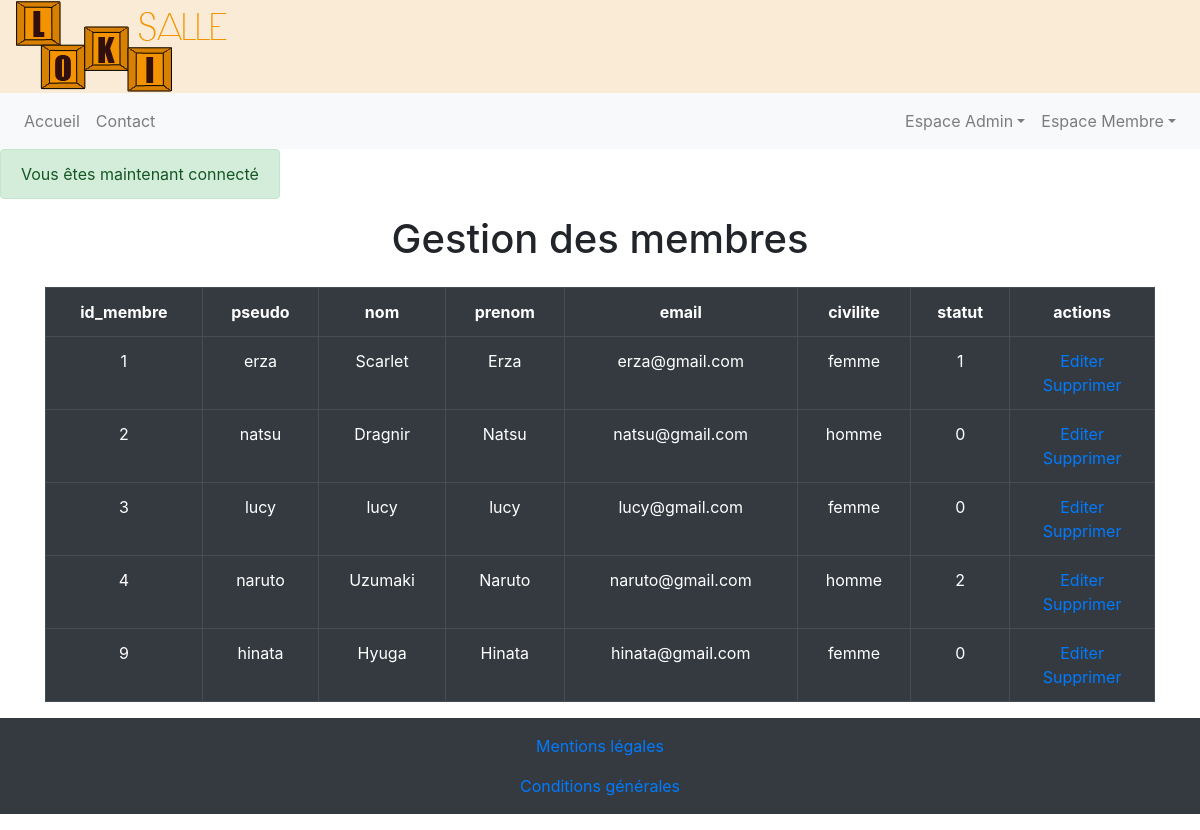
The page /memberManagement.php (signed in) on the database as committed earlier.
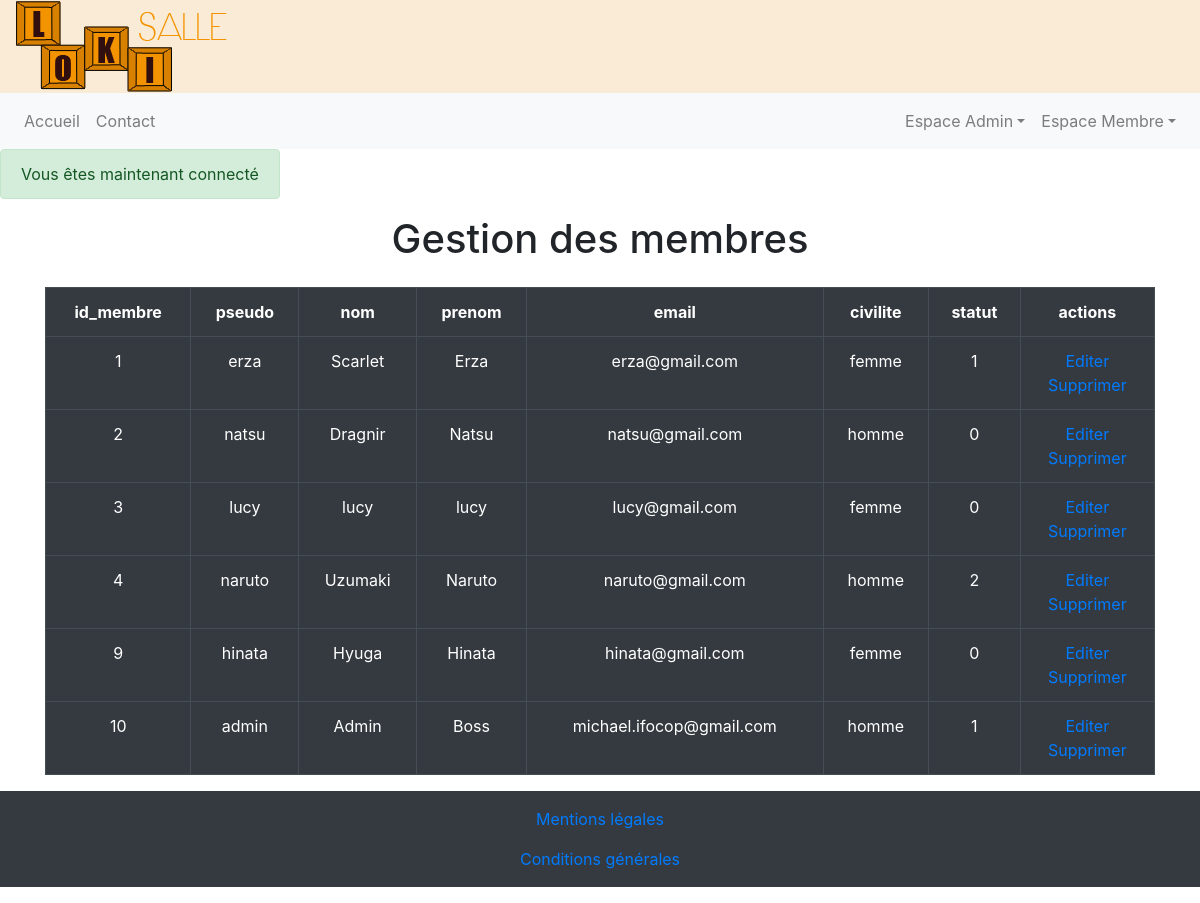
The same page on the database as committed later.
### tables this page shows
CREATE TABLE `membre` (
  `id_membre` int(3) NOT NULL,
  `pseudo` varchar(20) NOT NULL,
  `mdp` varchar(60) NOT NULL,
  `nom` varchar(20) NOT NULL,
  `prenom` varchar(20) NOT NULL,
  `email` varchar(50) NOT NULL,
  `civilite` enum('homme','femme') NOT NULL,
  `statut` int(1) NOT NULL,
  `date_enregistrement` datetime NOT NULL,
  `confirmation_token` varchar(60) DEFAULT NULL,
  `confirmed_at` datetime DEFAULT NULL,
  `reset_token` varchar(60) DEFAULT NULL,
  `reset_at` datetime DEFAULT NULL,
  `remember_token` varchar(250) DEFAULT NULL
);

### memberManagement.php (the view, shortened to what this page needs)
<?php
require_once "header.php";
require_once "db_second.php";
$membres = $bdd->query('SELECT * FROM membre ORDER BY id_membre ASC LIMIT 0,20');
?>
<div class="container">
    <h1>Gestion des membres</h1>
      <table class="table table-dark table-bordered text-center mt-4">
         <tr>
            <th scope="col">id_membre</th>
            <th scope="col">pseudo</th>
            <th scope="col">nom</th>
            <th scope="col">prenom</th>
            <th scope="col">email</th>
            <th scope="col">civilite</th>
            <th scope="col">statut</th>
            <th scope="col">actions</th>
         </tr>
         <?php while($m = $membres->fetch()) { ?>
            <tr>
               <td scope="col"><?= $m['id_membre'] ?></td>
               <td scope="col"><?= $m['pseudo'] ?></td>
               <td scope="col"><?= $m['nom'] ?></td>
               <td scope="col"><?= $m['prenom'] ?></td>
               <td scope="col"><?= $m['email'] ?></td>
               <td scope="col"><?= $m['civilite'] ?></td>
               <td scope="col"><?= $m['statut'] ?></td>
               <td scope="col">
                  <a href="memberManagement.php?type=membre&editer=<?= $m['id_membre'] ?>">Editer</a><br>
                  <a href="memberManagement.php?type=membre&supprime=<?= $m['id_membre'] ?>">Supprimer</a>
               </td>
            </tr>
         <?php } ?>
      </table>
</div>
<?php require_once "footer.php"; ?>

### header.php (shortened to what this page needs)
<!DOCTYPE html>
<html lang="fr">
    <head>
        <link rel="stylesheet" href="https://stackpath.bootstrapcdn.com/bootstrap/4.4.1/css/bootstrap.min.css">
        <link rel="stylesheet" href="css/style.css">
        <link href="vendor/bootstrap/css/bootstrap.min.css" rel="stylesheet">
    </head>
    <body>
        <div class="container-fluid">
            <div class="row">
                <div class= "logo container-fluid mr-auto">
                    <a href="index.php">
                        <img class="img-fluid"src="images/logo_lokisalle.png" alt="logo lokisalle">
                    </a>
                </div>
                <?php
                    require_once "nav.php";
                ?>
                <?php if (isset($_SESSION['flash'])): ?>
                    <?php foreach($_SESSION['flash'] as $type => $message): ?>
                        <div class="alert alert-<?= $type; ?>">
                            <?= $message; ?>
                        </div>
                    <?php endforeach; ?>
                <?php endif; ?>
            </div>
        </div>

Rows that differ between the two databases and show on the page:
added membre: id_membre "10", pseudo "admin", nom "Admin", prenom "Boss", email "michael.ifocop@gmail.com", civilite "homme", statut "1"
